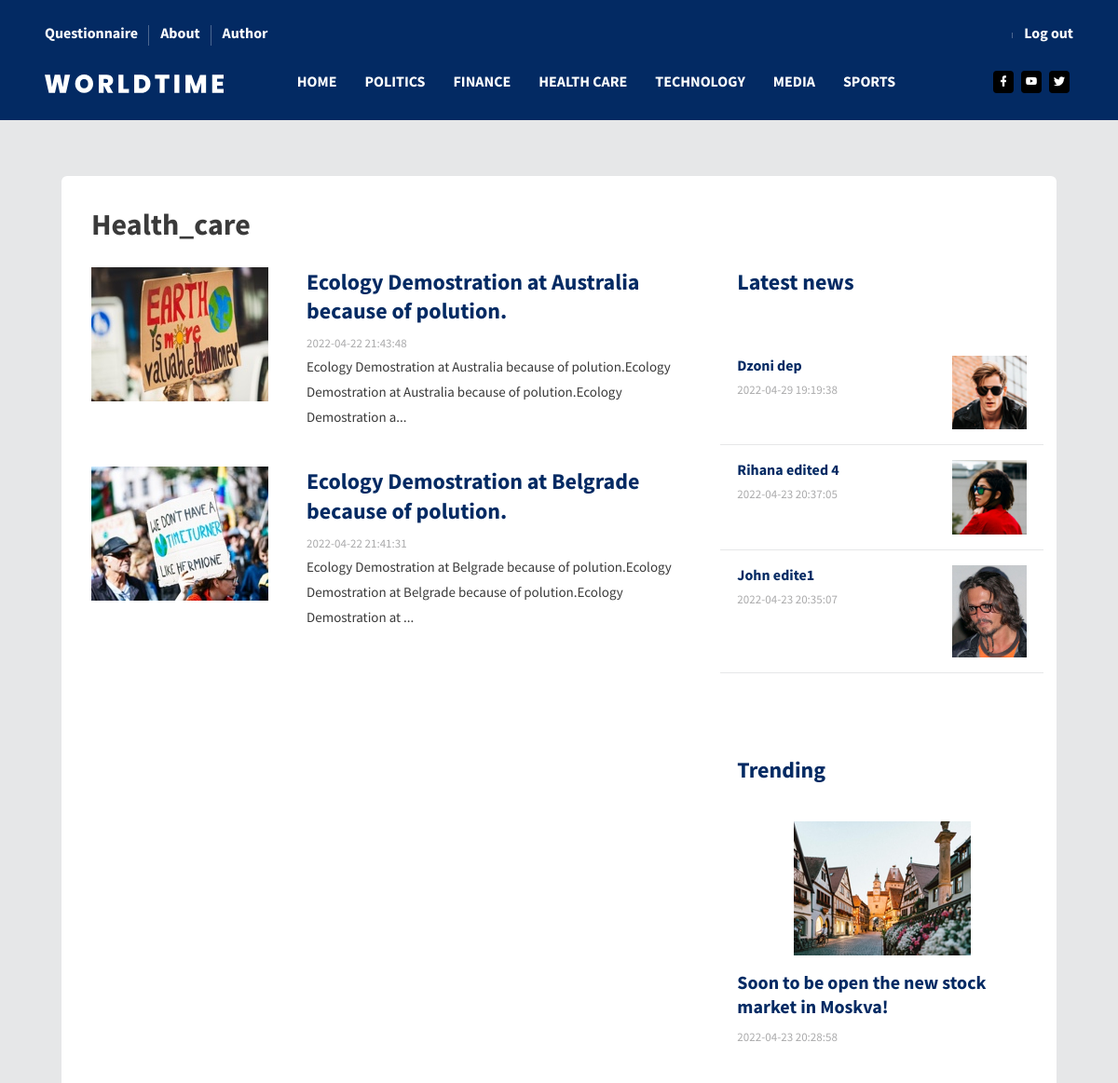
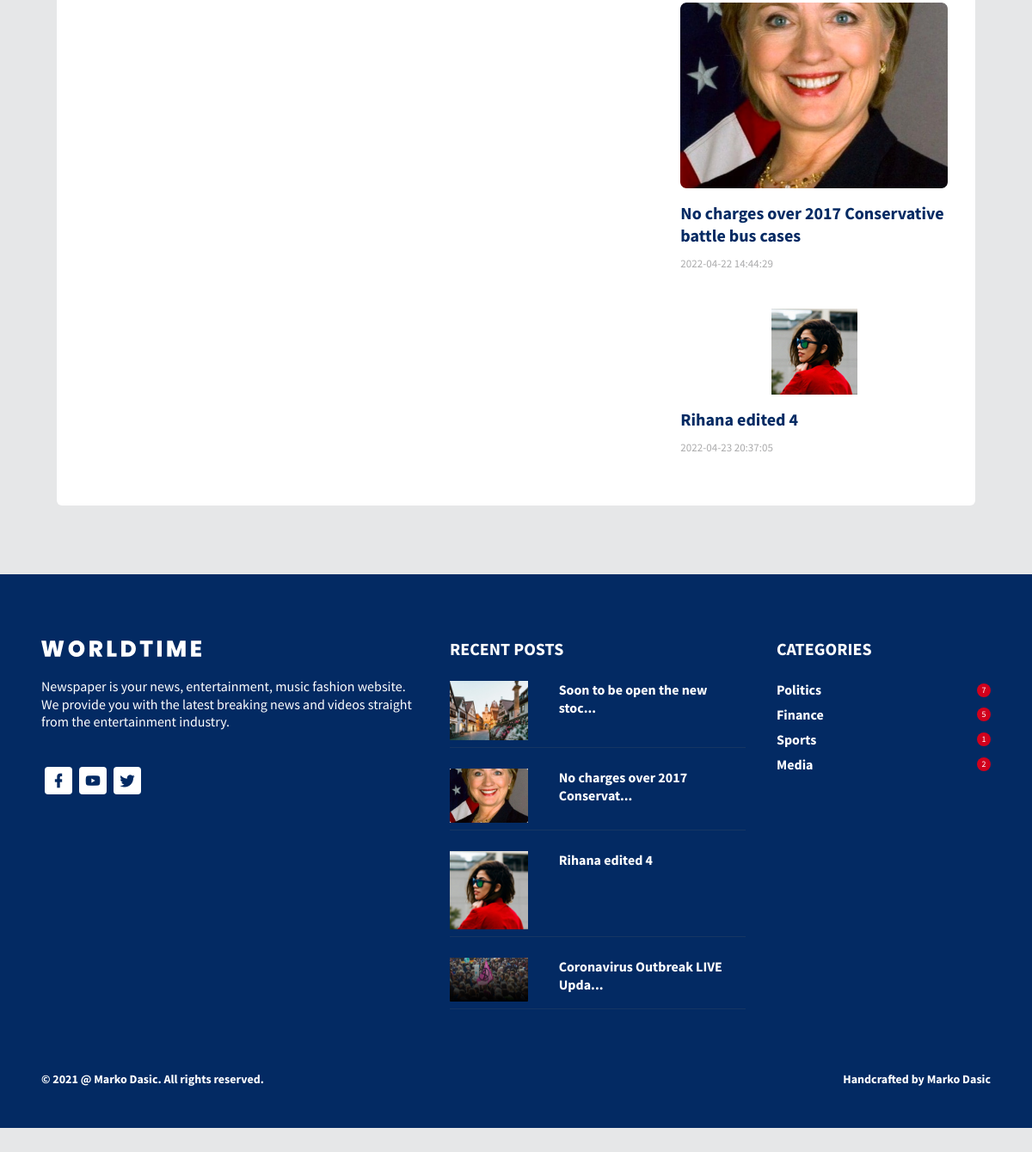
The app's page /index.php?pages=category&name=Health_care (signed in) with its own data (2 pictures, top to bottom).
### tables this page shows
CREATE TABLE `category` (
  `id_category` int(255) NOT NULL,
  `name` varchar(255) NOT NULL
);

CREATE TABLE `vest` (
  `id_vest` int(255) NOT NULL,
  `title` varchar(200) NOT NULL,
  `date` timestamp NOT NULL DEFAULT CURRENT_TIMESTAMP,
  `description` varchar(5000) NOT NULL,
  `ban` int(2) NOT NULL DEFAULT '0',
  `active` tinyint(1) NOT NULL DEFAULT '0',
  `id_author` int(255) NOT NULL,
  `id_image` int(255) NOT NULL,
  `id_category` int(255) NOT NULL,
  `id_vest_type` int(255) NOT NULL
);

CREATE TABLE `image` (
  `id_image` int(11) NOT NULL,
  `type` varchar(255) NOT NULL,
  `path` varchar(255) NOT NULL,
  `size` int(255) NOT NULL,
  `alt` varchar(255) NOT NULL
);

CREATE TABLE `user_like` (
  `id_user_like` int(255) NOT NULL,
  `id_user` int(255) NOT NULL,
  `id_vest` int(255) NOT NULL,
  `is_liked` tinyint(1) NOT NULL DEFAULT '1'
);

### models/functions.php (called while the page is built, shortened)
<?php
function GetCategory(){
    global $conn;
    $res = $conn->query("SELECT * FROM category")->fetchAll();
    return $res;
}
function GetNewNews($lim){
    global $conn;
    $res = $conn->query("SELECT * FROM vest v
    JOIN vest_type vt ON v.id_vest_type = vt.id_vest_type
    JOIN image i ON v.id_image=i.id_image
    WHERE v.ban = 0 AND v.active=0
    ORDER BY date DESC LIMIT 0,".$lim);
    return $res->fetchAll();
}
function GetNewNewsForCategory($category,$lim){
    global $conn;
    $res = $conn->query("SELECT * FROM vest v
    JOIN vest_type vt ON v.id_vest_type = vt.id_vest_type
    JOIN category c ON v.id_category = c.id_category
    JOIN image i ON v.id_image=i.id_image
    WHERE c.name LIKE '%$category%' AND v.ban = 0 AND v.active=0
    ORDER BY date DESC
    LIMIT 0,$lim");
    return $res->fetchAll();
}
function GetNumberPostFromCategory($name){
    global $conn;
    $quer = "SELECT name, COUNT(*) AS number FROM category c
    JOIN vest v ON c.id_category = v.id_category
 	WHERE name LIKE '%$name%'
    GROUP BY name";
    $res = $conn->query($quer);
    return $res->fetch();
}
function GetMostLikesNews($lim){
    global $conn;
    $quer = "SELECT *, COUNT(id_user_like) AS number_like   FROM user_like ul
    JOIN vest v ON ul.id_vest = v.id_vest
    JOIN image i ON v.id_image=i.id_image
    JOIN vest_type vt ON v.id_vest_type = vt.id_vest_type
    WHERE ul.is_liked > 0 AND v.ban = 0 AND v.active=0
    GROUP BY title
    ORDER BY number_like
    LIMIT 0, $lim";
    $res = $conn->query($quer);
    return $res->fetchAll();
}

### view/pages/singe-category.php (the view, shortened to what this page needs)
<?php
    $name = $_GET['name'];
    $arr_news = GetNewNewsForCategory($name,5);
    $arr_last_news = GetNewNews(3);
    $popular = GetMostLikesNews(3);
?>
<div class="content-wrapper">
          <div class="container">
            <div class="col-sm-12">
              <div class="card" data-aos="fade-up">
                <div class="card-body">
                  <div class="row">
                    <div class="col-sm-12">
                      <h1 class="font-weight-600 mb-4">
                        <?=$name?>
                      </h1>
                    </div>
                  </div>
                  <div class="row">
                    <div class="col-lg-8">
                <?php foreach($arr_news as $el):?>
                      <div class="row">
                        <div class="col-sm-4 grid-margin">
                          <div class="rotate-img">
                            <a href = "index.php?pages=vest&id=<?= $el->id_vest?>"><img
                              src="<?=$el->path?>"
                              alt="<?=$el->alt?>"
                              class="img-fluid"
                            /></a>
                          </div>
                        </div>
                        <div class="col-sm-8 grid-margin">
                          <h2 class="font-weight-600 mb-2">
                            <a href="index.php?pages=vest&id=<?= $el->id_vest?>" class="link-blue"><?=$el->title?></a>
                          </h2>
                          <p class="fs-13 text-muted mb-0">
                            <span class="mr-2"><?=$el->date?></span>
                          </p>
                          <p class="fs-15">
                          <?php if (strlen($el->description) > 130) {
                                      echo substr($el->description, 0, 130) . '...';
                                } else {
                                    echo $el->description;
                                }
                            ?>
                          </p>
                        </div>
                      </div>
                <?php endforeach?>
                </div>
                <div class="col-lg-4">
                      <h2 class="mb-4 text-primary font-weight-600">
                        Latest news
                      </h2>
                      <div class="row">
                        <div class="col-sm-12">
                          <div class="pb-2 pt-4">
                        <?php foreach($arr_last_news as $el):?>
                            <div class="row py-3 border-bottom">
                              <div class="col-sm-8">
                                <h5 class="font-weight-600 mb-1">
                                  <a href="index.php?pages=vest&id=<?= $el->id_vest?>" class="link-blue"><?=$el->title?></a>
                                </h5>
                                <p class="fs-13 text-muted mb-0">
                                  <span class="mr-2">
                                  <?=$el->date;
                                    ?>
                                  </span>
                                </p>
                              </div>
                              <div class="col-sm-4">
                                <div class="rotate-img">
                                  <a href="index.php?pages=vest&id=<?= $el->id_vest?>"><img
                                    src="<?= $el->path?>"
                                    alt="<?=$el->alt?>"
                                    class="img-fluid"
                                  /></a>
                                </div>
                              </div>
                            </div>
                            <?php endforeach?>
                            </div>
                        </div>
                      </div>
                      <div class="trending">
                        <h2 class="mb-4 text-primary font-weight-600">
                          Trending
                        </h2>
                        <?php foreach($popular as $el):?>
                            <div class="mb-4 pt-3">
                          <div class="rotate-img d-flex justify-content-center">
                            <a href="index.php?pages=vest&id=<?= $el->id_vest?>"><img
                              src="<?=$el->path?>"
                              alt="<?=$el->alt?>"
                              class="img-fluid"
                            /></a>
                          </div>
                          <h3 class="mt-3 font-weight-600">
                            <a href="index.php?pages=vest&id=<?= $el->id_vest?>" class="link-blue">
                            <?php if (strlen($el->title) > 50) {
                                      echo substr($el->title, 0, 50) . '...';
                                } else {
                                    echo $el->title;
                                }
                            ?>
                            </a>
                          </h3>
                          <p class="fs-13 text-muted mb-0">
                            <span class="mr-2"><?=$el->date?></span>
                          </p>
                        </div>
                        <?php endforeach?>
                        </div>
                  </div>
                </div>
              </div>
            </div>
          </div>
        </div>

### view/fixed/nav.php (shortened to what this page needs)
<?php
  include "models/config.php";
  include "models/functions.php";
  $nav = GetCategory();
?>
<header id="header">
          <div class="container">
            <nav class="navbar navbar-expand-lg navbar-light">
              <div class="navbar-top">
                <div class="d-flex justify-content-between align-items-center">
                  <ul class="navbar-top-left-menu">
                    <?php if(isset($_SESSION['user'])):?>
                    <li class="nav-item">
                      <a href="index.php?pages=questionnaire&id=1" class="nav-link">Questionnaire</a>
                    </li>
                    <?php endif?>
                    <li class="nav-item">
                      <a href="index.php?pages=about" class="nav-link">About</a>
                    </li>
                    <li class="nav-item">
                      <a href="index.php?pages=author" class="nav-link">Author</a>
                    </li>
                  </ul>
                  <ul class="navbar-top-right-menu">
                    <?php if(!isset($_SESSION['user'])){?>
                    <li class="nav-item">
                      <a href="index.php?pages=log-in" class="nav-link">Login</a>
                    </li>
                    <li class="nav-item">
                      <a href="index.php?pages=registration" class="nav-link">Sign in</a>
                    </li>
                    <?php }else{?>
                    <li class="nav-item">
                      <a href="#" class="nav-link"><?=$_SESSION['user']->first_name?> <?=$_SESSION['user']->last_name?></a>
                    </li>
                    <li class="nav-item">
                      <a href="models/log-out.php" class="nav-link">Log out</a>
                    </li>
                    <?php } ?>
                  </ul>
                </div>
              </div>
              <div class="navbar-bottom">
                <div class="d-flex justify-content-between align-items-center">
                  <div>
                    <a class="navbar-brand" href="index.php"
                      ><img src="assets/images/logo.svg" alt=""
                    /></a>
                  </div>
                  <div>
                    <div
                      class="navbar-collapse justify-content-center collapse"
                      id="navbarSupportedContent"
                    >
                      <ul
                        class="navbar-nav d-lg-flex justify-content-between align-items-center" id="header-nav"
                      >
                        <li class="nav-item active">
                          <a class="nav-link" href="index.php">Home</a>
                        </li>
                        <?php foreach($nav as $el):?>
                        <li class="nav-item">
                          <a class="nav-link" href="index.php?pages=category&name=<?=$el->name?>"><?php echo $el->name == "Health_care" ? "Health Care": $el->name?></a>
                        </li>
                        <?php endforeach?>
                      </ul>
                    </div>
                  </div>
                  <ul class="social-media">
                    <li>
                      <a href="https://sr-rs.facebook.com/">
                        <i class="mdi mdi-facebook"></i>
                      </a>
                    </li>
                    <li>
                      <a href="https://www.youtube.com/">
                        <i class="mdi mdi-youtube"></i>
                      </a>
                    </li>
                    <li>
                      <a href="https://twitter.com/?lang=sr">
                        <i class="mdi mdi-twitter"></i>
                      </a>
                    </li>
                  </ul>
                </div>
              </div>
            </nav>
          </div>
        </header>

### view/fixed/footer.php (shortened to what this page needs)
<?php
  $popular = GetMostLikesNews(4);
  $arr[0] = GetNumberPostFromCategory("Politics");
  $arr[1] = GetNumberPostFromCategory("Finance");
  $arr[2] = GetNumberPostFromCategory("Sport");
  $arr[3] = GetNumberPostFromCategory("Media");
?>
<br/>
<br/>
<br/>
<br/>
<footer>
<div class="footer-top">
            <div class="container-lg">
              <div class="row">
                <div class="col-sm-5">
                  <img src="assets/images/logo.svg" class="footer-logo" alt="" />
                  <h5 class="font-weight-normal mt-4 mb-5">
                    Newspaper is your news, entertainment, music fashion website. We
                    provide you with the latest breaking news and videos straight from
                    the entertainment industry.
                  </h5>
                  <ul class="social-media">
                    <li>
                      <a href="https://sr-rs.facebook.com/">
                        <i class="mdi mdi-facebook"></i>
                      </a>
                    </li>
                    <li>
                      <a href="https://www.youtube.com/">
                        <i class="mdi mdi-youtube"></i>
                      </a>
                    </li>
                    <li>
                      <a href="https://twitter.com/?lang=sr">
                        <i class="mdi mdi-twitter"></i>
                      </a>
                    </li>
                  </ul>
                </div>
                <div class="col-sm-4">
                  <h3 class="font-weight-bold mb-3">RECENT POSTS</h3>
                  <?php foreach($popular as $el):?>
                  <div class="row mt-4">
                    <div class="col-sm-12">
                      <div class="footer-border-bottom pb-2">
                        <div class="row">
                          <div class="col-md-4 col-12">
                            <a href="index.php?pages=vest&id=<?=$el->id_vest?>" > <img
                              src="<?=$el->path?>"
                              alt="<?=$el->alt?>"
                              class="img-fluid"
                            /></a>
                          </div>
                          <div class="col-md-8 col-12">
                            <h5 class="font-weight-600">
                              <a href="index.php?pages=vest&id=<?=$el->id_vest?> " class="link">
                              <?php if (strlen($el->title) > 30) {
                                                echo substr($el->title, 0, 30) . '...';
                                            } else {
                                                echo $el->title;
                                            }
                               ?>
                            </a>
                            </h5>
                          </div>
                        </div>
                      </div>
                    </div>
                  </div>
                  <?php endforeach?>
                </div>
                <div class="col-sm-3">
                  <h3 class="font-weight-bold mb-3">CATEGORIES</h3>
                  <?php foreach($arr as $el):?>
                  <div class="pt-2">
                    <div class="d-flex justify-content-between align-items-center">
                      <h5 class="mb-0 font-weight-600"><?=$el->name?></h5>
                      <div class="count"><?=$el->number?></div>
                    </div>
                  </div>
                  <?php endforeach?>
                </div>
              </div>
            </div>
          </div>
          <div class="footer-bottom">
            <div class="container">
              <div class="row">
                <div class="col-sm-12">
                  <div class="d-sm-flex justify-content-between align-items-center">
                    <div class="fs-14 font-weight-600">
                      © 2021 @ <a href="https://www.bootstrapdash.com/" target="_blank" class="text-white"> Marko Dasic</a>. All rights reserved.
                    </div>
                    <div class="fs-14 font-weight-600">
                      Handcrafted by <a href="https://www.bootstrapdash.com/" target="_blank" class="text-white">Marko Dasic</a>
                    </div>
                  </div>
                </div>
              </div>
            </div>
          </div>
</footer>
</html>

### view/pages/singe-category.php (style rules this page uses)
.link-blue { color:#032a63 !important; }
.link { color:#fff !important; }

### view/fixed/footer.php (style rules this page uses)
.link { color:white !important; }
.link-blue { color:#032a63 !important; }

### records on screen
category: name "POLITICS"
category: name "FINANCE"
category: name "HEALTH CARE"
category: name "TECHNOLOGY"
category: name "MEDIA"
category: name "SPORTS"
vest: id_image.path (picture), title "Ecology Demostration at Australia because of polution.", date "2022-04-22 21:43:48", description "Ecology Demostration at Australia because of polution.Ecology Demostration at Australia because of polution.Ecology Demostration a"
vest: id_image.path (picture), title "Ecology Demostration at Belgrade because of polution.", date "2022-04-22 21:41:31", description "Ecology Demostration at Belgrade because of polution.Ecology Demostration at Belgrade because of polution.Ecology Demostration at"
vest: title "Dzoni dep", date "2022-04-29 19:19:38", id_image.path (picture)
vest: title "Rihana edited 4", date "2022-04-23 20:37:05", id_image.path (picture)
vest: title "John edite1", date "2022-04-23 20:35:07", id_image.path (picture)
user_like: image.path (picture), id_vest.title "Soon to be open the new stock market in Moskva!", id_vest.date "2022-04-23 20:28:58", id_vest.title "Soon to be open the new stoc"
user_like: image.path (picture), id_vest.title "No charges over 2017 Conservative battle bus cases", id_vest.date "2022-04-22 14:44:29", id_vest.title "No charges over 2017 Conservat"
user_like: image.path (picture), id_vest.title "Rihana edited 4", id_vest.date "2022-04-23 20:37:05"
user_like: image.path (picture), id_vest.title "Coronavirus Outbreak LIVE Upda"

### other values on screen
$name "Health_care"
$el->name "Politics"
$el->number "7"
$el->name "Finance"
$el->number "5"
$el->name "Sports"
$el->number "1"
$el->name "Media"
$el->number "2"
